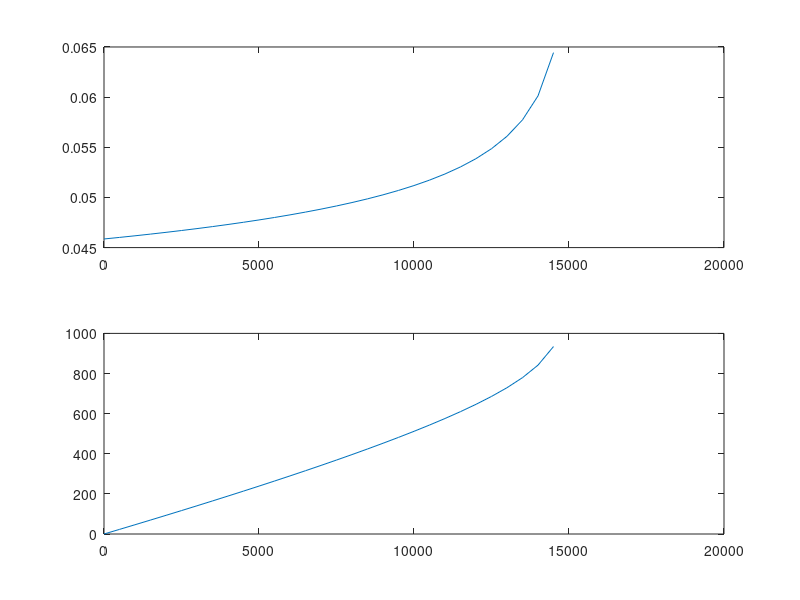

Here is the MATLAB script that generated this plot:
% Rolling Resistance Tire Pressure Model %
close all;clear all;%clc;

p = 3;
vx = 120;
Fz = [0:500:15000];

p0 = 4.5; % [bar]
Fz0 = 15000;
alpha = 0.4; % [-]
beta = 0.9; % [-]
c0 = 0.03; % [-]
c1 = 6e-4; % [s/m]
c2 = 0; % [(s/m)^2]

p_index = (p0-p).^(alpha);
Fz_index = (Fz0-Fz).^(beta-1);
vx_index = c0+c1.*vx+c2.*vx.^2;

Crr = p_index.*Fz_index.*vx_index;
Rr = Crr.*Fz;

subplot(2,1,1)
plot(Fz,Crr);
subplot(2,1,2)
plot(Fz,Rr);

